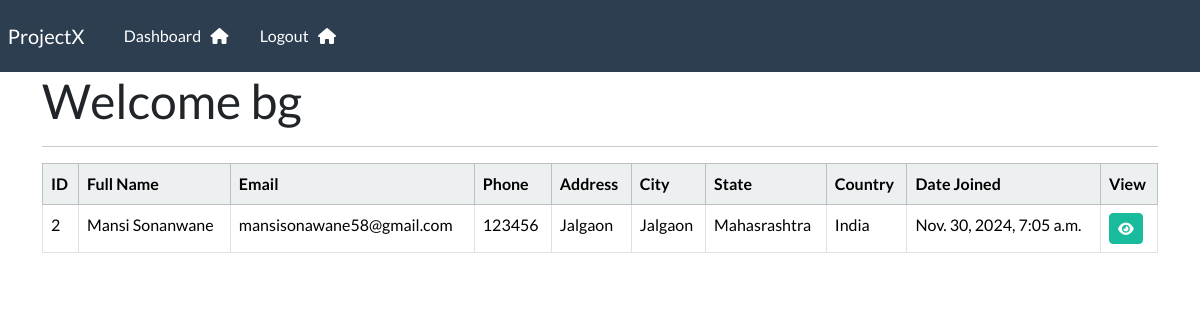
The page /dashboard (signed in) on the database its author committed.
### crmapp/models.py (models this page shows, shortened)
class Employee(models.Model):
    creation_date = models.DateTimeField(auto_now_add=True)
    first_name = models.CharField(max_length=100)
    last_name = models.CharField(max_length=100)
    email = models.EmailField(max_length=100)
    mobileno = models.BigIntegerField(max_length=10)
    address = models.TextField()
    city = models.CharField(max_length=50)
    state = models.CharField(max_length=50)
    country = models.CharField(max_length=100)

### crmapp/views.py (the view)
# urls.py: path('dashboard',views.dashboard,name='dashboard'),
def dashboard(request):
    emp = Employee.objects.all()
    send_mail('Welcome To Crm ', 'Thank you for visiting our site', 'balajighate25@gmail.com', ['balajighate25@gmail.com','pratiksutar03@gmail.com','mansisonawane58@gmail.com'], fail_silently=False)
    context = {'emp':emp}
    return render(request,'dashboard.html',context)

### crmapp/template/dashboard.html (shortened to what this page needs)
{% extends 'base.html' %}
    {% block content %}
    <h1>Welcome {{user}}</h1>
    <hr>
    <tbody>
            <table class="table table-hover table-bordered">
                <thead class="table-light">
                    <tr>
                        <th scope="col">ID</th>
                        <th scope="col">Full Name</th>
                        <th scope="col">Email</th>
                        <th scope="col">Phone</th>
                        <th scope="col">Address</th>
                        <th scope="col">City</th>
                        <th scope="col">State</th>
                        <th scope="col">Country</th>
                        <th scope="col">Date Joined</th>
                        <th scope="col">View</th>
                    </tr>
                </thead>
                {% if emp %}
                    {% for i in emp %}
                    <tr>
                        <td>{{i.id}}</td>
                        <td>{{i.first_name}} {{i.last_name}}</td>
                        <td>{{i.email}}</td>
                        <td>{{i.mobileno}}</td>
                        <td>{{i.address}}</td>
                        <td>{{i.city}}</td>
                        <td>{{i.state}}</td>
                        <td>{{i.country}}</td>
                        <td>{{i.creation_date}}</td>
                        <td> <a class="btn btn-success btn-sm" href="{% url 'viewrecord' i.id %}">
                            <i class="fa fa-eye"></i>
                        </a>
                    </tr>
                    {% endfor %}
                {% endif  %}
            </table>
    </tbody>
    {% endblock  %}

### rows shown on the page
Employee: id "2", first_name "Mansi", last_name "Sonanwane", email "mansisonawane58@gmail.com", mobileno "123456", address "Jalgaon", city "Jalgaon", state "Mahasrashtra", country "India", creation_date "Nov. 30, 2024, 7:05 a.m."

### other values the page prints
{{ user }} "bg"
